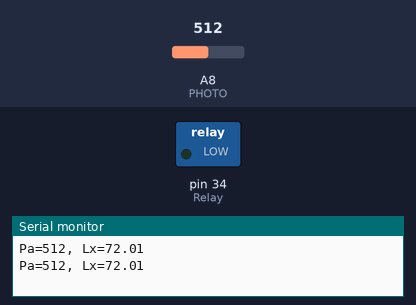
Bench run of a sketch on a simulated Arduino Mega 2560, built with avr-gcc and run on an emulated ATmega2560. Shown: switched loads named in the sketch (green lamp = pin HIGH), the last lines printed to the serial monitor. Inputs (shaded band) come from the test bench; at power-on: A8 (PHOTO) = 512. The local clock reads 2024-03-15 10:24:30 at power-on unless the sketch sets it.

Above: at 4.2 s.
4.3 s: A8 (PHOTO) set to 465
7.2 s: A8 (PHOTO) set to 442
At 10.0 s:
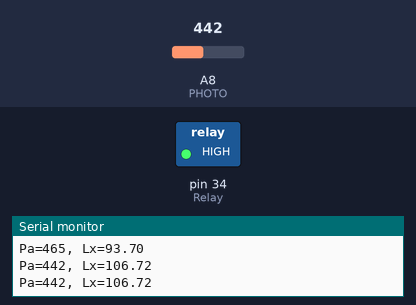
10.5 s: A8 (PHOTO) set to 511
At 12.6 s:
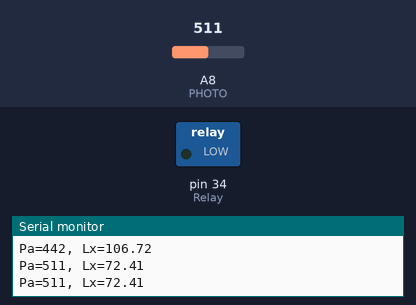
13.5 s: A8 (PHOTO) set to 306
At 16.4 s:
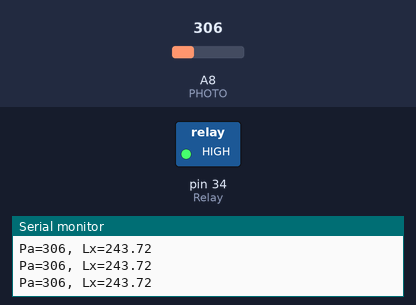
Timing chart, 0 to 17.5 s (numbered marks = the images above; inputs shaded):
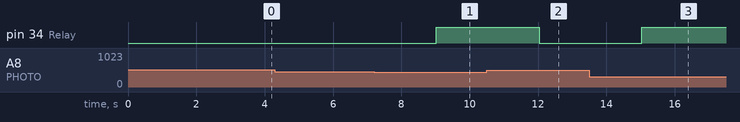

Measured:
- the behaviour switches between 454 and 453 on A8 (PHOTO) (found by bisection; images 0 and 1)
- after the input at 7.2 s, pin 34 (Relay): LOW → HIGH after 1.8 s
- after the input at 10.5 s, pin 34 (Relay): HIGH → LOW after 1.5 s
- after the input at 13.5 s, pin 34 (Relay): LOW → HIGH after 1.5 s

The sketch:

Photo_RTC_Cont.ino
```cpp
#define PHOTO A8
#define Relay 34
int Photo_Value = 0;
#include <Wire.h>
#include "RTClib.h"

RTC_DS3231 rtc;

void setup() {
  Serial.begin(9600);
  pinMode(Relay, OUTPUT);
  delay(3000);
  if (! rtc.begin()) {
    Serial.println("Couldn't find RTC");
    while (1);
  }

  if (rtc.lostPower()) {
    Serial.println("RTC lost power, lets set the time!");
    rtc.adjust(DateTime(F(__DATE__), F(__TIME__)));
  } else {
    rtc.adjust(DateTime(F(__DATE__), F(__TIME__)));
  }
}

void loop() {
  DateTime now = rtc.now();

  Photo_Value = analogRead(PHOTO);
  float pv_value = float(Photo_Value * 5) / 1023;
  float Rp = (10 * pv_value) / (5 - pv_value);
  float y = (log10(200 / Rp)) / 0.7;
  float Ea = pow(10, y);

  Serial.print("Pa=");
  Serial.print(Photo_Value);
  Serial.print(", Lx=");
  Serial.println(Ea);
  delay(1000);

  if ((now.hour() >= 10 ) && (now.minute() < 51)) {
    if (Ea <= 100) {
      digitalWrite(Relay, LOW);
    } else {
      digitalWrite(Relay, HIGH);
    }
  } else {
    digitalWrite(Relay, HIGH);
  }
}
```
